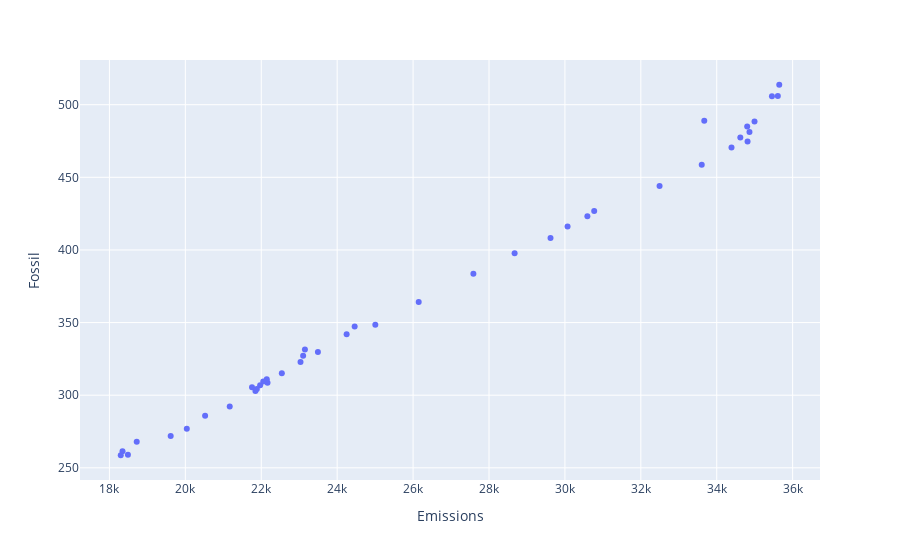

Here is the notebook cell this chart was saved with:
### Markdown cell above
### Group by country and source and filter on column 2021

### Code cell
fig=px.scatter(df_source2,x='Emissions', y='Fossil',labels=dict(x='Country'))
fig.show()

### Figure 1 — Plotly figure (JSON) as saved in the notebook; plotly's stock layout.template omitted (floating-point values rounded to 4 significant figures)
{"data": [{"hovertemplate": "Emissions=%{x}<br>Fossil=%{y}<extra></extra>", "legendgroup": "", "marker": {"color": "#636efa", "symbol": "circle"}, "mode": "markers", "name": "", "orientation": "v", "showlegend": false, "type": "scatter", "x": [18720.0, 18350.0, 18300.0, 18490.0, 19610.0, 20040.0, 20520.0, 21170.0, 21850.0, 22160.0, 22150.0, 21970.0, 21760.0, 21880.0, 22050.0, 22540.0, 23030.0, 23100.0, 23150.0, 23490.0, 24250.0, 24460.0, 25000.0, 26150.0, 27590.0, 28670.0, 29620.0, 30070.0, 30770.0, 30590.0, 32490.0, 33600.0, 34390.0, 34810.0, 34860.0, 34800.0, 34620.0, 35000.0, 35610.0, 35650.0, 33670.0, 35450.0], "xaxis": "x", "y": [268.0, 261.5, 258.7, 259.1, 272.0, 277.0, 285.9, 292.1, 302.8, 308.5, 311.0, 306.9, 305.5, 304.2, 309.4, 315.1, 322.8, 327.2, 331.4, 329.8, 342.0, 347.3, 348.4, 364.2, 383.5, 397.7, 408.3, 416.1, 426.7, 423.3, 444.1, 458.6, 470.5, 474.7, 481.1, 485.1, 477.5, 488.5, 506.0, 513.7, 489.0, 505.7], "yaxis": "y"}], "layout": {"legend": {"tracegroupgap": 0}, "margin": {"t": 60}, "xaxis": {"anchor": "y", "domain": [0, 1], "title": {"text": "Emissions"}}, "yaxis": {"anchor": "x", "domain": [0, 1], "title": {"text": "Fossil"}}}}
